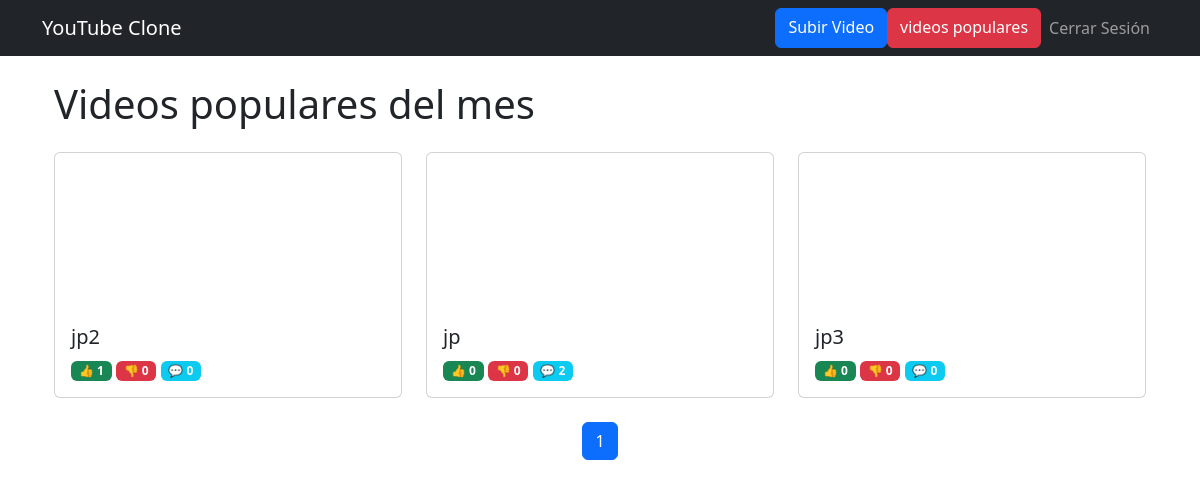
Screenshot of /videos/popular/ (signed in) with the database file from the repository.
### videos/models.py (models this page shows, shortened)
class Video(models.Model):
    title = models.CharField(max_length=200)
    embed_link = models.URLField(max_length=500)
    user = models.ForeignKey(User, on_delete=models.CASCADE)
    created_at = models.DateTimeField(auto_now_add=True)
    likes = models.ManyToManyField(User, related_name='video_likes', blank=True)
    dislikes = models.ManyToManyField(User, related_name='video_dislikes', blank=True)

### videos/views.py (the view)
# urls.py: path('popular/', views.popular_videos, name='popular_videos'),#videos populares
@login_required
def popular_videos(request):
    today = timezone.now().date()
    current_month = today.month
    current_year = today.year
    current_month_videos = Video.objects.filter(
        created_at__month=current_month,
        created_at__year=current_year
    ).prefetch_related('likes', 'dislikes', 'comments')
    videos_with_popularity = []
    for video in current_month_videos:
        likes = video.likes.count()
        dislikes = video.dislikes.count()
        comments = video.comments.count()
        days_old = (today - video.created_at.date()).days
        base_score = (likes * 10) - (dislikes * 5) + comments
        popularity = base_score * (1 - days_old)
        videos_with_popularity.append({
            'video': video,
            'popularity': popularity
        })
    sorted_videos = sorted(videos_with_popularity, key=lambda x: -x['popularity'])
    top_videos = [item['video'] for item in sorted_videos[:5]]
    if len(top_videos) >= 5:
        first_popularity = sorted_videos[0]['popularity']
        if all(item['popularity'] == first_popularity for item in sorted_videos[:5]):
            top_videos = list(current_month_videos.order_by('?')[:5])
    paginator = Paginator(top_videos, 12)
    page = request.GET.get('page')
    try:
        videos = paginator.page(page)
    except PageNotAnInteger:
        videos = paginator.page(1)
    except EmptyPage:
        videos = paginator.page(paginator.num_pages)
    return render(request, 'videos/popular.html', {'videos': videos})

### templates/videos/popular.html (shortened to what this page needs)
{% extends 'base.html' %}
{% block content %}
<div class="container">
    <h1 class="mb-4">Videos populares del mes</h1>
    {% if videos %}
    <div class="row">
        {% for video in videos %}
        <div class="col-md-4 mb-4">
            <div class="card h-100">
                <div class="embed-responsive embed-responsive-16by9">
                    <iframe class="embed-responsive-item"
                            src="{{ video.embed_link }}"
                            allowfullscreen></iframe>
                </div>
                <div class="card-body">
                    <h5 class="card-title">{{ video.title }}</h5>
                    <div class="video-stats">
                        <span class="badge bg-success">
                            👍 {{ video.likes.count }}
                        </span>
                        <span class="badge bg-danger">
                            👎 {{ video.dislikes.count }}
                        </span>
                        <span class="badge bg-info">
                            💬 {{ video.comments.count }}
                        </span>
                    </div>
                </div>
            </div>
        </div>
        {% endfor %}
      <nav aria-label="Page navigation">
        <ul class="pagination justify-content-center">
            {% for num in videos.paginator.page_range %}
            <li class="page-item {% if videos.number == num %}active{% endif %}">
                <a class="page-link" href="?page={{ num }}">{{ num }}</a>
            </li>
            {% endfor %}
        </ul>
    </nav>
    </div>
    {% else %}
    <div class="alert alert-info">
        No hay videos populares disponibles.
    </div>
    {% endif %}
</div>
{% endblock %}

### rows the page displays
Video: title "jp2", likes.count "1", dislikes.count "0", comments.count "0"
Video: title "jp", likes.count "0", dislikes.count "0", comments.count "2"
Video: title "jp3", likes.count "0", dislikes.count "0", comments.count "0"

### other values shown
{{ num }} "1"
